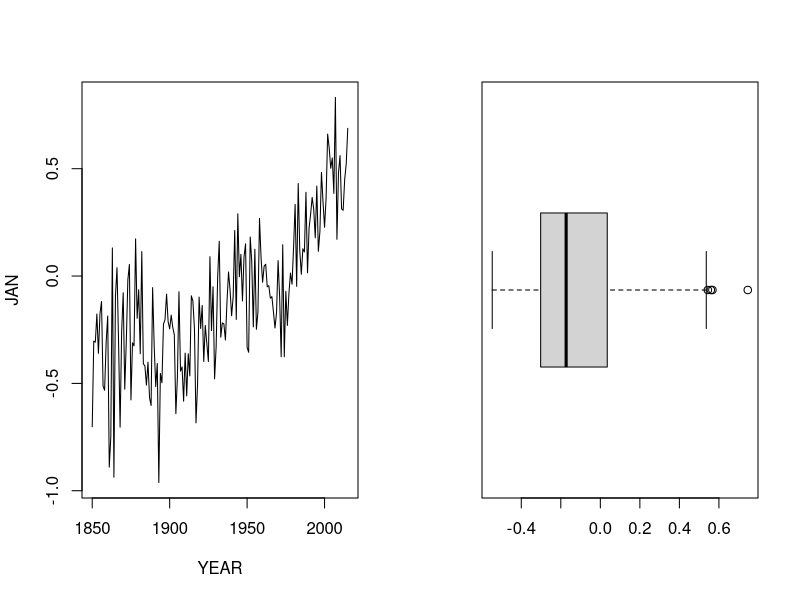

Write R code to recreate this figure.
## ---- chunk 1
v <- c(1.4, 2.0, 6.1, 2.7)
u <- c(2.0, 1.3)
u + v # <1> 
u * v # <2> 
## ---- chunk 2
x <- 1:10 #<1>
x <- seq(10:1) #<1>
x <- vector(mode = "numeric", length = 10) #<1>
x <- replicate(n = 10, expr = eval(2)) #<1>
x <- sample(x = 10, size = 10, replace = TRUE) #<1>
x <- rep(x = 15, times = 2) #<1>
## ---- chunk 3
x <- c(1:10)
dim(x) <- c(2, 5)
x
## ---- chunk 4
A <- matrix(data = seq(from = 1, to = 16, by = 2), nrow = 4)
str(A) # <1> 
dim(A) # <2> 
svd(A) # <3> 
diag(A) # <4> 
# sweep(x = A, MARGIN = 1, STATS = mean)
## ---- chunk 5
DF <- data.frame(name = letters[1:5], 
                 value = rnorm(5))
DF
DF["name"]        # podvýběr do data.frame
DF[["name"]]      # podvýběr do vektoru
DF[, "name"]      # podvýběr do vektoru
## ---- chunk 6
DF <- data.frame(
  mon = rep(month.abb, 
            times = c(31, 28, 31, 30, 31, 30, 31, 31, 30, 31, 30, 31)), 
  value = rnorm(365), 
  yr = 2001)
str(DF)
names(DF)
nrow(DF)
ncol(DF)
## ---- chunk 7
A <- 1
if(A >= 1) {
  cat("A je větší nebo shodné s 1.")
}
## ---- chunk 8
A <- 5
if(A >= 2) { #<1>
  cat("A je větší nebo shodné s 2.") #<1>
} else if(A > 2) { #<1>
  cat("A je větší než 2.") #<1>
} #<1>
## ---- chunk 9
for(i in 1:4) {
  cat(i, "\n")
}
## ---- chunk 10
i <- 1
while(i < 4) {
  cat(i, "\n")
  i <- i + 1
}
## ---- chunk 11
i <- 1
repeat({
  cat(i, "\n")
  i <- i + 1
  if(i >= 4) break
})
## ---- chunk 12
global_temperatures <- read.csv(file = "./data/JonesGlobalT.csv", row.names = 1)
head(x = global_temperatures, n = 5)
## ---- chunk 13
global_temperature_yr <- aggregate(x = . ~ YEAR, # <1>
                                   FUN = mean,  # <1>
                                   data = global_temperatures) # <1>
head(x = global_temperature_yr, n = 5)
## ---- chunk 14
par(mfrow = c(1, 2))
with(data = global_temperature_yr, expr = plot(YEAR, JAN, type = "l"))
with(data = global_temperature_yr, 
     expr = boxplot(ANNUAL, horizontal = TRUE))
